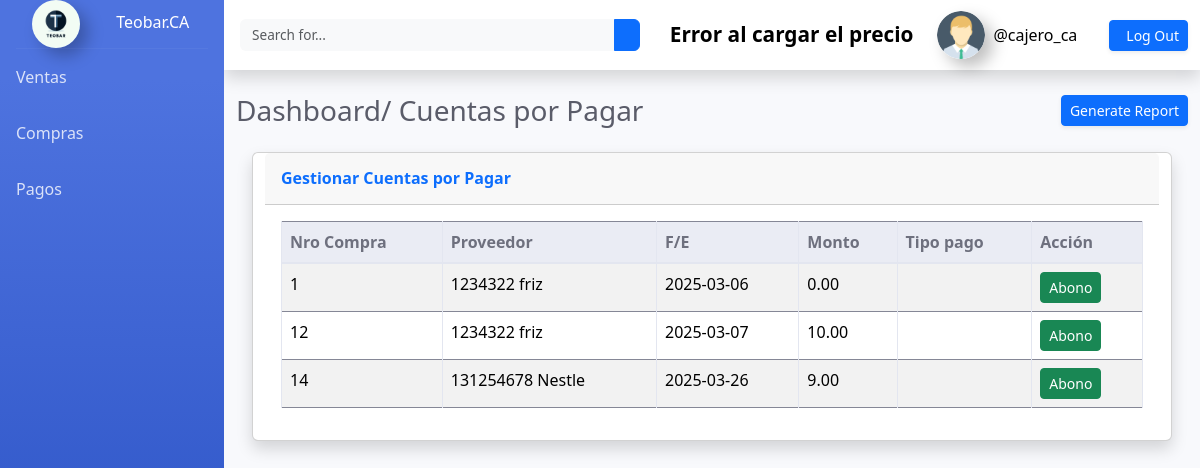
/index.php?action=compra&a=pagar (signed in), run on an earlier commit of the app's database.
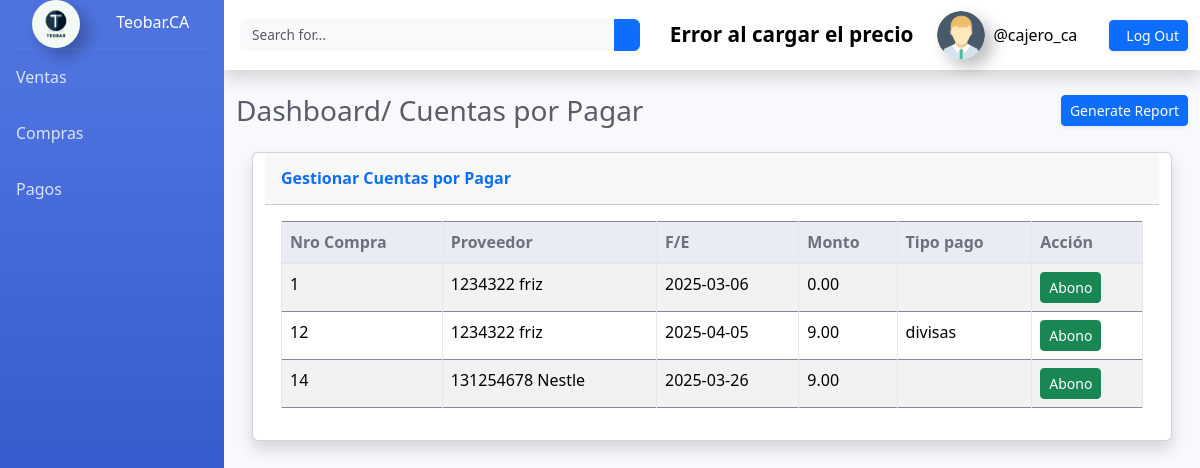
And on a later commit of the database.
### tables this page shows
CREATE TABLE `cuenta_por_pagar` (
  `id_cuentaPagar` int(255) NOT NULL,
  `id_compra` int(255) NOT NULL,
  `id_pago` int(11) DEFAULT NULL,
  `fecha_cuentaPagar` date NOT NULL,
  `monto_cuentaPagar` decimal(20,2) NOT NULL
);

### models/Conexion.php (called while the page is built, shortened)
<?php
class Conexion {
    protected function getConnection() {
        try {
            $this->conn = new PDO(
                "mysql:host=" . DB_HOST . ";dbname=" . DB_NAME,
                DB_USER,
                DB_PASS,
                [PDO::ATTR_ERRMODE => PDO::ERRMODE_EXCEPTION]
            );
        } catch (PDOException $e) {
            die("Error de conexión: " . $e->getMessage());
        }
    }
}
?>

### models/Pagar.php (called while the page is built, shortened)
<?php
require_once "Conexion.php";
class Pagar extends Conexion{
    public function obtenerCuentas2() {
        $query = "SELECT
                    c.id_cuentaPagar,
                    c.fecha_cuentaPagar,
                    c.monto_cuentaPagar,
                    p.nombre_proveedor,
                    v.rif_proveedor,
                    m.nombre_modalidad,
                    GROUP_CONCAT(v.id_compra SEPARATOR '\n ') AS id_venta,
                    GROUP_CONCAT(v.fecha SEPARATOR '\n ') AS fechas_ventas,
                    GROUP_CONCAT(v.monto SEPARATOR ' $ Bs\n ') AS montos_ventas
                  FROM
                    cuenta_por_pagar c
                  LEFT JOIN
                    compra v ON c.id_cuentaPagar = v.id_compra
                  LEFT JOIN proveedor p ON p.id_proveedor = v.rif_proveedor
                  LEFT JOIN modalidad_de_pago m ON c.id_pago = m.id_modalidad_pago
                  GROUP BY
                    c.id_cuentaPagar";
        $stmt = $this->conn->prepare($query);
        $stmt->execute();
        return $stmt->fetchAll(PDO::FETCH_ASSOC);
    }
}
?>

### views/php/dashboard_pagar.php (the view, shortened to what this page needs)
<!DOCTYPE html>
<html lang="en">
<head>
    <?php
        require_once "link.php";
    ?>
</head>
<body id="page-top">
    <div id="wrapper">
        <ul class="navbar-nav bg-gradient-primary sidebar sidebar-dark accordion" id="accordionSidebar">
        <?php
            require_once "menu.php";
        ?>
        </ul>
        <div id="content-wrapper" class="d-flex flex-column">
            <div id="content">
                <nav class="navbar navbar-expand navbar-light bg-white topbar mb-4 static-top shadow">
                    <form
                        class="d-none d-sm-inline-block form-inline mr-auto ml-md-3 my-2 my-md-0 mw-100 navbar-search">
                        <div class="input-group">
                            <input type="text" class="form-control bg-light border-0 small" placeholder="Search for..."
                                aria-label="Search" aria-describedby="basic-addon2">
                            <div class="input-group-append">
                                <button class="btn btn-primary" type="button">
                                </button>
                            </div>
                        </div>
                    </form>
                    <?php
            require_once "encabezado.php";
            ?>
                </nav>
                <div class="container-fluid">
                    <div class="d-sm-flex align-items-center justify-content-between mb-4">
                        <h1 class="h3 mb-0 text-gray-800">Dashboard/ Cuentas por Pagar</h1>
                        <a href="#" class="d-none d-sm-inline-block btn btn-sm btn-primary shadow-sm"> Generate Report</a>
                    </div>
                    <div class="row mx-3">
                    <div class="card shadow ">
        <div class="card-header py-3 d-flex justify-content-between align-items-center">
            <h6 class="m-0 font-weight-bold text-primary">Gestionar Cuentas por Pagar</h6>
        </div>
        <div class="card-body">
        <div class="table-responsive">
    <table class="table table-bordered table-striped table-hover" style="background-color: transparent;" id="dataTable" width="100%" cellspacing="0">
        <thead class="thead-light">
            <tr>
                <th>Nro Compra</th>
                <th>Proveedor</th>
                <th>F/E</th>
                <th>Monto</th>
                <th>Tipo pago</th>
                <th>Acción</th>
            </tr>
        </thead>
        <tbody>
            <?php
                $cuenta = new Pagar;
                $venta = $cuenta->obtenerCuentas2();
                foreach ($venta as $venta):
            ?>
            <tr>
                <td><?php echo $venta['id_cuentaPagar']; ?></td>
                <td><?php echo $venta['rif_proveedor'] . " " . $venta['nombre_proveedor']; ?></td>
                <td><?php echo $venta['fecha_cuentaPagar']; ?></td>
                <td><?php echo $venta['monto_cuentaPagar']; ?></td>
                <td><?php echo $venta['nombre_modalidad']; ?></td>
                <td>
                    <a onclick="abrirModal(<?php echo $venta['id_cuentaPagar']; ?>)" class="btn btn-success btn-sm" title="Abono">Abono</a>
                </td>
            </tr>
            <?php endforeach; ?>
        </tbody>
    </table>
</div>
</body>
</html>

### index.php (shortened to what this page needs)
<?php
$controlador = isset($_GET['action']) ? $_GET['action'] : '';
require_once 'config/Route.php';
if ($controlador == '') {
    require_once "views/php/pagina.php";
} else {
    if (isset($rutas[$controlador])) {
        require_once $rutas[$controlador];
            }
}
?>

### controllers/CompraController.php (shortened to what this page needs)
<?php
$bitacora = new Bitacora();
$ingreso = new IngresoEgreso();
$controller = new Compra();
$modulo = 'Compra';
$action = isset($_GET['a']) ? $_GET['a'] : '';
if ($action == "agregar" && $_SERVER["REQUEST_METHOD"] == "POST")
{
   $compra = json_encode([
    'id_compra' => htmlspecialchars($_POST['id_venta']),
    'id_cliente' => htmlspecialchars($_POST['id_cliente']),
    'cantidad' => array_map('htmlspecialchars', $_POST['cantidad']),
    'fech_emision' => htmlspecialchars($_POST['fech_emision']),
    'id_modalidad_pago' => htmlspecialchars($_POST['id_modalidad_pago']),
    'monto' => htmlspecialchars($_POST['total']),
    'tipo_entrega' => htmlspecialchars($_POST['tipo_entrega']),
    'rif_banco' => htmlspecialchars($_POST['rif_banco']),
    'productos' => [
        'id_producto' => [],
        'id_medida' => []
    ]
]);
$compra = json_decode($compra, true);
foreach ($_POST['id_producto'] as $item) {
    $producto = json_decode($item);
    $compra['productos']['id_producto'][] = $producto->id_producto;
    $compra['productos']['id_medida'][] = $producto->id_unidad_medida;
}
$id_modalidad_pago = $compra['id_modalidad_pago'];
$fech_emision = $compra['fech_emision'];
$monto = $compra['monto'];
if ($id_modalidad_pago == 1 || $id_modalidad_pago == 2) {
    $id_cajas = 1;
} else {
    $id_cajas = 2;
}
$ingreso_data = json_encode([
    'id_cajas' => $id_cajas,
    'movimiento' => "Egreso",
    'fecha' => $fech_emision,
    'monto' => $monto,
    'id_pago' => $id_modalidad_pago,
    'descripcion' => "Compra de productos de productos"
]);
$compra = json_encode($compra);
$controller->setCompraData($compra);
$ingreso->setIngresoEgresoData($ingreso_data);
if ($controller->Guardar_Compra($compra)) {
    $_SESSION['message_type'] = 'success';
    $_SESSION['message'] = "REGISTRADA CORRECTAMENTE";
    $bitacora_data = json_encode([
        'id_admin' => $_SESSION['s_usuario']['id'],
        'movimiento' => 'Abono',
        'fecha' => date('Y-m-d H:i:s'),
        'modulo' => $modulo,
        'descripcion' =>'El usuario: '.$_SESSION['s_usuario']['usuario']. " " . 'ha registrado una compra de producto'
        ]);
        $bitacora->setBitacoraData($bitacora_data);
        $bitacora->Guardar_Bitacora();
    $ingreso->Guardar_IngresoEgreso($ingreso_data);
} else {
    $_SESSION['message_type'] = 'danger';
    $_SESSION['message'] = "ERROR AL REGISTRAR...";
}
header("Location: index.php?action=compra");
exit();
} elseif ($action == 'pagar' && $_SERVER["REQUEST_METHOD"] == "GET") {
    require_once "views/php/dashboard_pagar.php";
} else {
    require_once "views/php/dashboard_compra.php";
}

### views/php/link.php (shortened to what this page needs)
<link rel="stylesheet" href="views/css/modal.css">
<link href="views/css/sb-admin-2.css" rel="stylesheet">
<link href="views/css/sb-admin-2.min.css" rel="stylesheet">
<link href="https://cdn.jsdelivr.net/npm/bootstrap@5.3.3/dist/css/bootstrap.min.css" rel="stylesheet">

### views/php/menu.php
<?php
$rol = $_SESSION['s_usuario']['rol'];
?>
<aside class="aside sb-sidenav">
    <header class="aside__hero sb-sidenav-header">
        <a href="index.php?action=dashboard"><img class="logo" src="views/img/logo.jpeg" alt="Logo"></a>
        <span style="color: white; margin-left:2rem;" >Teobar.CA</span>
    </header>
    <hr class="sidebar-divider my-0">
    <nav class="aside__navbar sb-sidenav-menu">
        <ul class="aside__list nav flex-column sb-sidenav-menu-nested nav">
            <?php if ($rol == 'Administrador'): ?>
                <li class="aside__item nav-item"><a href="index.php?action=dashboard" class="aside__link nav-link">Home</a></li>
                <li class="aside__item nav-item"><a href="index.php" class="aside__link nav-link">E-conmerce</a></li>
                <li class="aside__item nav-item"><a href="index.php?action=usuario&a=d" class="aside__link nav-link">Usuarios</a></li>
                <li class="aside__item nav-item"><a href="index.php?action=producto&a=d" class="aside__link nav-link">Productos</a></li>
                <li class="aside__item nav-item"><a href="index.php?action=tipo&a=t" class="aside__link nav-link">Tipo Productos</a></li>
                <li class="aside__item nav-item"><a href="index.php?action=cliente&a=d" class="aside__link nav-link">Clientes</a></li>
                <li class="aside__item nav-item"><a href="index.php?action=proveedor&a=d" class="aside__link nav-link">Proveedores</a></li>
                <li class="aside__item nav-item"><a href="index.php?action=venta&a=v" class="aside__link nav-link">Ventas</a></li>
                <li class="aside__item nav-item"><a href="index.php?action=compra" class="aside__link nav-link">Compras</a></li>
                <li class="aside__item nav-item"><a href="index.php?action=pago" class="aside__link nav-link">Pagos</a></li>
                <li class="aside__item nav-item"><a href="index.php?action=bitacora" class="aside__link nav-link">Bitacora</a></li>
                <li class="aside__item nav-item"><a href="index.php?action=movimientos" class="aside__link nav-link">Cajas Ingreso Egreso</a></li>
                <li class="aside__item nav-item"><a href="index.php?action=reportes" class="aside__link nav-link">Reportes</a></li>
                <li class="aside__item nav-item"><a href="index.php?action=notificacion" class="aside__link nav-link">Notificaciones</a></li>
            <?php elseif ($rol == 'Cajero'): ?>
                <li class="aside__item nav-item"><a href="index.php?action=venta&a=v" class="aside__link nav-link">Ventas</a></li>
                <li class="aside__item nav-item"><a href="index.php?action=compra" class="aside__link nav-link">Compras</a></li>
                <li class="aside__item nav-item"><a href="index.php?action=pago" class="aside__link nav-link">Pagos</a></li>
            <?php else: ?>
                <li class="aside__item nav-item"><p class="nav-link">Acceso Denegado</p></li>
            <?php endif; ?>
        </ul>
    </nav>
</aside>

### views/php/encabezado.php (shortened to what this page needs)
<header class="hero py-3">
    <div class="container-fluid d-flex align-items-center justify-content-between">
        <b><div style="color: black; font-size:1.3rem;" id="precioDolar">Cargando...</div></b>
        <div class="user d-flex align-items-center">
            <img class="logo_user rounded-circle mr-2" src="views/img/avatar-male.png" alt="user">
            <span name="user" style="color: black;"><?php echo $_SESSION['s_usuario']['usuario'];?></span>
        </div>
        <a href="views/php/logout.php" class="hero__logger btn btn-primary btn-sm shadow-sm">
            Log Out
        </a>
    </div>
</header>

What changed in the data, as far as the page shows it:
changed cuenta_por_pagar id 12: fecha_cuentaPagar "2025-03-07" → "2025-04-05"; monto_cuentaPagar "10.00" → "9.00"; nombre_modalidad (not shown) → "divisas"
